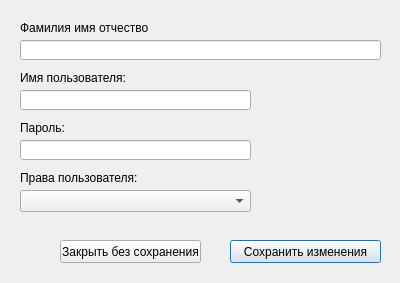
<?xml version="1.0" encoding="UTF-8"?>
<ui version="4.0">
 <class>edituser</class>
 <widget class="QDialog" name="edituser">
  <property name="geometry">
   <rect>
    <x>0</x>
    <y>0</y>
    <width>400</width>
    <height>283</height>
   </rect>
  </property>
  <property name="minimumSize">
   <size>
    <width>400</width>
    <height>283</height>
   </size>
  </property>
  <property name="maximumSize">
   <size>
    <width>400</width>
    <height>283</height>
   </size>
  </property>
  <property name="windowTitle">
   <string>Редактирование пользователя</string>
  </property>
  <widget class="QLineEdit" name="lineEdit">
   <property name="geometry">
    <rect>
     <x>20</x>
     <y>40</y>
     <width>361</width>
     <height>20</height>
    </rect>
   </property>
  </widget>
  <widget class="QLabel" name="label">
   <property name="geometry">
    <rect>
     <x>20</x>
     <y>20</y>
     <width>361</width>
     <height>16</height>
    </rect>
   </property>
   <property name="text">
    <string>Фамилия имя отчество</string>
   </property>
  </widget>
  <widget class="QLabel" name="label_2">
   <property name="geometry">
    <rect>
     <x>20</x>
     <y>70</y>
     <width>171</width>
     <height>16</height>
    </rect>
   </property>
   <property name="text">
    <string>Имя пользователя:</string>
   </property>
  </widget>
  <widget class="QLineEdit" name="lineEdit_2">
   <property name="geometry">
    <rect>
     <x>20</x>
     <y>90</y>
     <width>231</width>
     <height>20</height>
    </rect>
   </property>
  </widget>
  <widget class="QLineEdit" name="lineEdit_3">
   <property name="geometry">
    <rect>
     <x>20</x>
     <y>140</y>
     <width>231</width>
     <height>20</height>
    </rect>
   </property>
  </widget>
  <widget class="QLabel" name="label_3">
   <property name="geometry">
    <rect>
     <x>20</x>
     <y>120</y>
     <width>171</width>
     <height>16</height>
    </rect>
   </property>
   <property name="text">
    <string>Пароль:</string>
   </property>
  </widget>
  <widget class="QComboBox" name="comboBox">
   <property name="geometry">
    <rect>
     <x>20</x>
     <y>190</y>
     <width>231</width>
     <height>22</height>
    </rect>
   </property>
  </widget>
  <widget class="QLabel" name="label_4">
   <property name="geometry">
    <rect>
     <x>20</x>
     <y>170</y>
     <width>171</width>
     <height>16</height>
    </rect>
   </property>
   <property name="text">
    <string>Права пользователя:</string>
   </property>
  </widget>
  <widget class="QPushButton" name="pushButton">
   <property name="geometry">
    <rect>
     <x>230</x>
     <y>240</y>
     <width>151</width>
     <height>23</height>
    </rect>
   </property>
   <property name="text">
    <string>Сохранить изменения</string>
   </property>
  </widget>
  <widget class="QPushButton" name="pushButton_2">
   <property name="geometry">
    <rect>
     <x>60</x>
     <y>240</y>
     <width>141</width>
     <height>23</height>
    </rect>
   </property>
   <property name="text">
    <string>Закрыть без сохранения</string>
   </property>
  </widget>
 </widget>
 <resources/>
 <connections/>
</ui>
